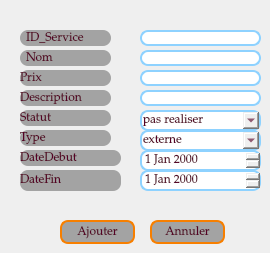
             <widget class="QWidget" name="tab">
              <attribute name="title">
               <string>Ajouter</string>
              </attribute>
              <widget class="QLabel" name="label_id">
               <property name="geometry">
                <rect>
                 <x>20</x>
                 <y>30</y>
                 <width>91</width>
                 <height>16</height>
                </rect>
               </property>
               <property name="styleSheet">
                <string notr="true">background-color:#A3A3A3;
color: rgb(86, 1, 38);
border-radius: 8px;
font-size: 12px;
font-family: Palatino Linotype;</string>
               </property>
               <property name="text">
                <string>  ID_Service</string>
               </property>
              </widget>
              <widget class="QLabel" name="label_nom">
               <property name="geometry">
                <rect>
                 <x>20</x>
                 <y>50</y>
                 <width>91</width>
                 <height>16</height>
                </rect>
               </property>
               <property name="styleSheet">
                <string notr="true">background-color:#A3A3A3;
color: rgb(86, 1, 38);
border-radius: 8px;
font-size: 12px;
font-family: Palatino Linotype;</string>
               </property>
               <property name="text">
                <string>  Nom</string>
               </property>
              </widget>
              <widget class="QLabel" name="label_description">
               <property name="geometry">
                <rect>
                 <x>20</x>
                 <y>70</y>
                 <width>91</width>
                 <height>16</height>
                </rect>
               </property>
               <property name="styleSheet">
                <string notr="true">background-color:#A3A3A3;
color: rgb(86, 1, 38);
border-radius: 8px;
font-size: 12px;
font-family: Palatino Linotype;</string>
               </property>
               <property name="text">
                <string>Prix</string>
               </property>
              </widget>
              <widget class="QLabel" name="label_type">
               <property name="geometry">
                <rect>
                 <x>20</x>
                 <y>90</y>
                 <width>91</width>
                 <height>16</height>
                </rect>
               </property>
               <property name="styleSheet">
                <string notr="true">background-color:#A3A3A3;
color: rgb(86, 1, 38);
border-radius: 8px;
font-size: 12px;
font-family: Palatino Linotype;</string>
               </property>
               <property name="text">
                <string>Description</string>
               </property>
              </widget>
              <widget class="QLabel" name="label_lieu">
               <property name="geometry">
                <rect>
                 <x>20</x>
                 <y>110</y>
                 <width>91</width>
                 <height>16</height>
                </rect>
               </property>
               <property name="styleSheet">
                <string notr="true">background-color:#A3A3A3;
color: rgb(86, 1, 38);
border-radius: 8px;
font-size: 12px;
font-family: Palatino Linotype;</string>
               </property>
               <property name="text">
                <string>Statut</string>
               </property>
              </widget>
              <widget class="QLineEdit" name="le_id_ser">
               <property name="geometry">
                <rect>
                 <x>140</x>
                 <y>30</y>
                 <width>121</width>
                 <height>16</height>
                </rect>
               </property>
               <property name="styleSheet">
                <string notr="true">padding: 1px;
border-style: solid;
border: 2px solid #8ed2ff;
border-radius: 8px;
font-size: 12px;
font-family: Palatino Linotype;
color: rgb(86, 1, 38);</string>
               </property>
               <property name="text">
                <string/>
               </property>
              </widget>
              <widget class="QLineEdit" name="le_prix">
               <property name="geometry">
                <rect>
                 <x>140</x>
                 <y>70</y>
                 <width>121</width>
                 <height>16</height>
                </rect>
               </property>
               <property name="styleSheet">
                <string notr="true">padding: 1px;
border-style: solid;
border: 2px solid  #8ed2ff;
border-radius: 8px;
font-size: 12px;
font-family: Palatino Linotype;
color: rgb(86, 1, 38);</string>
               </property>
               <property name="text">
                <string/>
               </property>
              </widget>
              <widget class="QLineEdit" name="le_nom">
               <property name="geometry">
                <rect>
                 <x>140</x>
                 <y>50</y>
                 <width>121</width>
                 <height>16</height>
                </rect>
               </property>
               <property name="styleSheet">
                <string notr="true">color: rgb(86, 1, 38);
padding: 1px;
border-style: solid;
border: 2px solid  #8ed2ff;
border-radius: 8px;
font-size: 12px;
font-family: Palatino Linotype;</string>
               </property>
               <property name="text">
                <string/>
               </property>
              </widget>
              <widget class="QPushButton" name="pushButton_ajouter">
               <property name="geometry">
                <rect>
                 <x>60</x>
                 <y>220</y>
                 <width>75</width>
                 <height>24</height>
                </rect>
               </property>
               <property name="styleSheet">
                <string notr="true">background-color:#A3A3A3;
color: rgb(86, 1, 38);
padding: 1px;
border-style: solid;
border: 2px solid #f77f00;
border-radius: 8px;
font-size: 12px;
font-family: Palatino Linotype;</string>
               </property>
               <property name="text">
                <string>Ajouter</string>
               </property>
              </widget>
              <widget class="QPushButton" name="pushButton_annuler">
               <property name="geometry">
                <rect>
                 <x>150</x>
                 <y>220</y>
                 <width>75</width>
                 <height>24</height>
                </rect>
               </property>
               <property name="styleSheet">
                <string notr="true">background-color:#A3A3A3;
color: rgb(86, 1, 38);
padding: 1px;
border-style: solid;
border: 2px solid #f77f00;
border-radius: 8px;
font-size: 12px;
font-family: Palatino Linotype;</string>
               </property>
               <property name="text">
                <string>Annuler</string>
               </property>
              </widget>
              <widget class="QLabel" name="label_heure">
               <property name="geometry">
                <rect>
                 <x>20</x>
                 <y>150</y>
                 <width>101</width>
                 <height>16</height>
                </rect>
               </property>
               <property name="styleSheet">
                <string notr="true">background-color:#A3A3A3;
color: rgb(86, 1, 38);
border-radius: 8px;
font-size: 12px;
font-family: Palatino Linotype;</string>
               </property>
               <property name="text">
                <string>DateDebut</string>
               </property>
              </widget>
              <widget class="QLabel" name="label_dateC">
               <property name="geometry">
                <rect>
                 <x>20</x>
                 <y>130</y>
                 <width>91</width>
                 <height>16</height>
                </rect>
               </property>
               <property name="styleSheet">
                <string notr="true">background-color:#A3A3A3;
color: rgb(86, 1, 38);
border-radius: 8px;
font-size: 12px;
font-family: Palatino Linotype;</string>
               </property>
               <property name="text">
                <string>Type</string>
               </property>
              </widget>
              <widget class="QDateEdit" name="le_dated_date">
               <property name="geometry">
                <rect>
                 <x>140</x>
                 <y>150</y>
                 <width>121</width>
                 <height>21</height>
                </rect>
               </property>
               <property name="styleSheet">
                <string notr="true">padding: 1px;
color: rgb(86, 1, 38);
border-style: solid;
border: 2px solid  #8ed2ff;
border-radius: 8px;
font-size: 12px;
font-family: Palatino Linotype;</string>
               </property>
              </widget>
              <widget class="QLineEdit" name="le_descrip">
               <property name="geometry">
                <rect>
                 <x>140</x>
                 <y>90</y>
                 <width>121</width>
                 <height>16</height>
                </rect>
               </property>
               <property name="styleSheet">
                <string notr="true">padding: 1px;
border-style: solid;
border: 2px solid  #8ed2ff;
border-radius: 8px;
font-size: 12px;
font-family: Palatino Linotype;
color: rgb(86, 1, 38);</string>
               </property>
               <property name="text">
                <string/>
               </property>
              </widget>
              <widget class="QDateEdit" name="le_datef_date">
               <property name="geometry">
                <rect>
                 <x>140</x>
                 <y>170</y>
                 <width>121</width>
                 <height>21</height>
                </rect>
               </property>
               <property name="styleSheet">
                <string notr="true">padding: 1px;
color: rgb(86, 1, 38);
border-style: solid;
border: 2px solid  #8ed2ff;
border-radius: 8px;
font-size: 12px;
font-family: Palatino Linotype;</string>
               </property>
              </widget>
              <widget class="QLabel" name="label_heure_2">
               <property name="geometry">
                <rect>
                 <x>20</x>
                 <y>170</y>
                 <width>101</width>
                 <height>21</height>
                </rect>
               </property>
               <property name="styleSheet">
                <string notr="true">background-color:#A3A3A3;
color: rgb(86, 1, 38);
border-radius: 8px;
font-size: 12px;
font-family: Palatino Linotype;</string>
               </property>
               <property name="text">
                <string>DateFin</string>
               </property>
              </widget>
              <widget class="QComboBox" name="le_type">
               <property name="geometry">
                <rect>
                 <x>140</x>
                 <y>130</y>
                 <width>121</width>
                 <height>21</height>
                </rect>
               </property>
               <property name="styleSheet">
                <string notr="true">padding: 1px;
border-style: solid;
border: 2px solid #8ed2ff;
border-radius: 8px;
font-size: 12px;
font-family: Palatino Linotype;
color: rgb(86, 1, 38);</string>
               </property>
               <item>
                <property name="text">
                 <string>externe</string>
                </property>
               </item>
               <item>
                <property name="text">
                 <string>interne</string>
                </property>
               </item>
              </widget>
              <widget class="QComboBox" name="le_statut">
               <property name="geometry">
                <rect>
                 <x>140</x>
                 <y>110</y>
                 <width>121</width>
                 <height>21</height>
                </rect>
               </property>
               <property name="styleSheet">
                <string notr="true">padding: 1px;
border-style: solid;
border: 2px solid #8ed2ff;
border-radius: 8px;
font-size: 12px;
font-family: Palatino Linotype;
color: rgb(86, 1, 38);</string>
               </property>
               <item>
                <property name="text">
                 <string>pas realiser</string>
                </property>
               </item>
               <item>
                <property name="text">
                 <string>en cours</string>
                </property>
               </item>
               <item>
                <property name="text">
                 <string>realisé</string>
                </property>
               </item>
              </widget>
             </widget>
